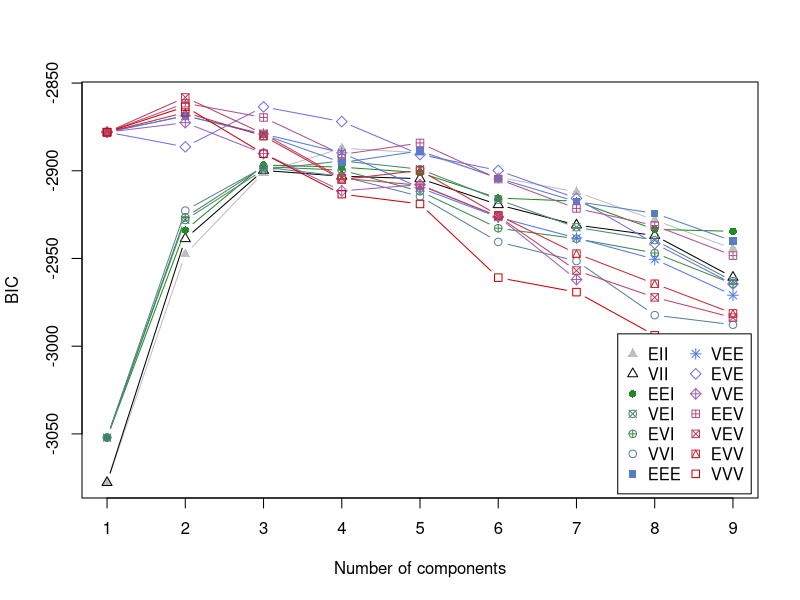
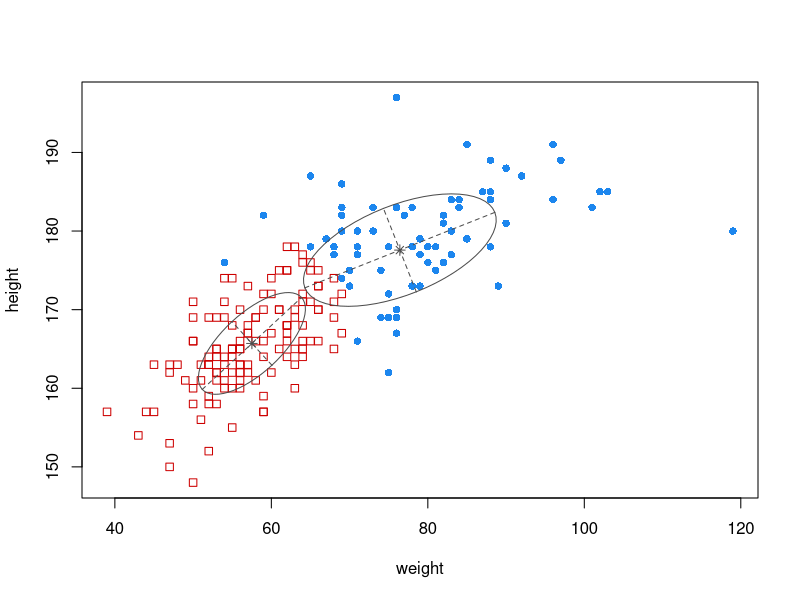
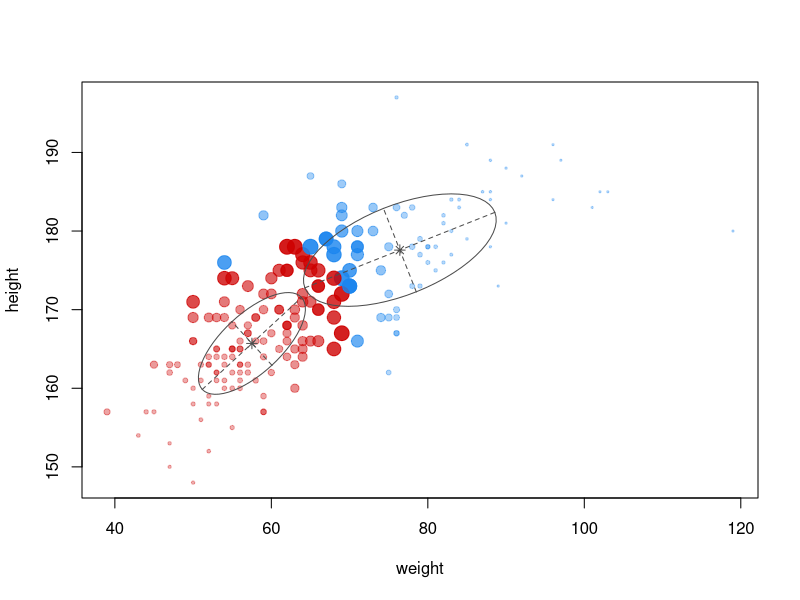
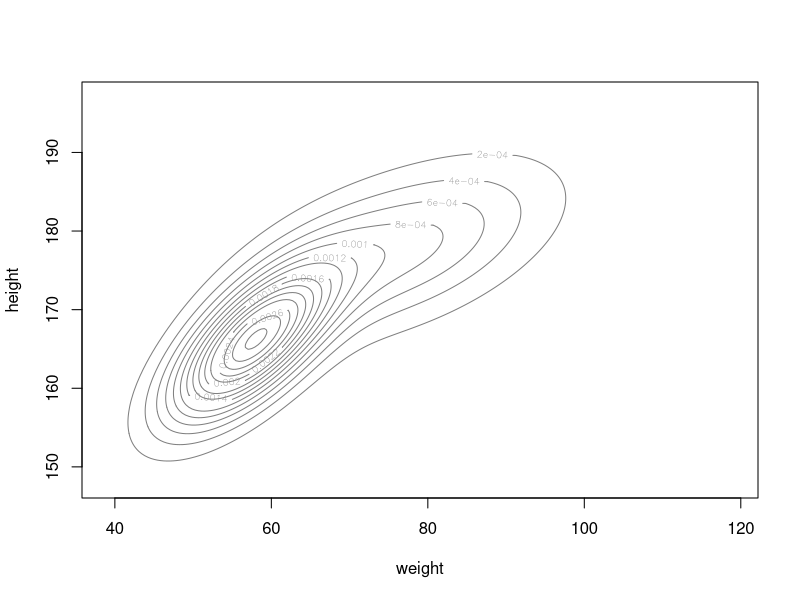
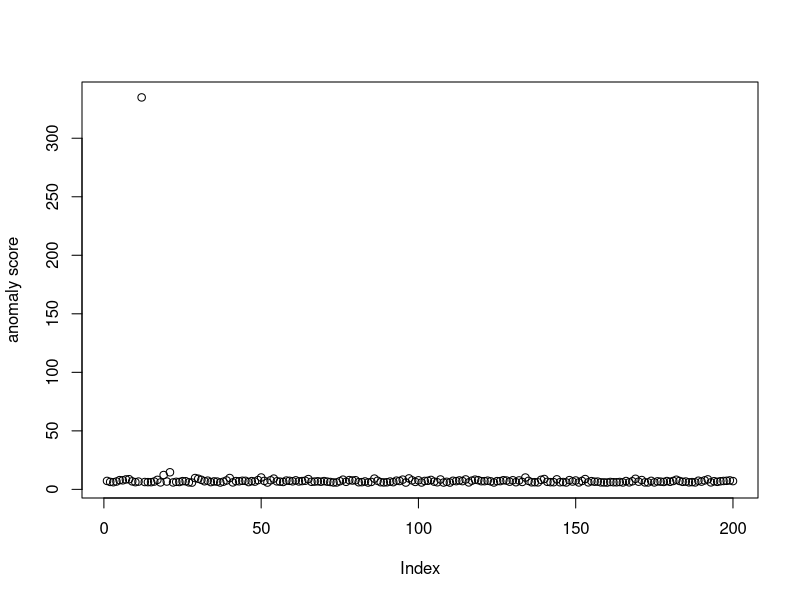

Write the R code that produced these figures, in order.
library(mclust)
library(car)

X <- Davis[-12, c("weight", "height")]
head(X, n = 3)

result <- Mclust(X)

print(summary(result, parameters = TRUE))
plot(result)

pi <- result$parameters$pro
X <- Davis[, c("weight", "height")]
XX <- cdens(
  modelName = result$modelName,
  data = X,
  parameters = result$parameters
)
a <- -log(as.matrix(XX) %*% as.matrix(pi))
plot(a, ylab = "anomaly score")
